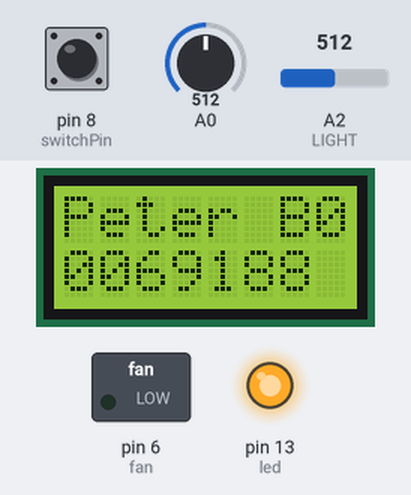
Recording of a sketch running on a simulated Arduino Uno, built with avr-gcc and run on an emulated ATmega328P. Parts: 8×2 character LCD, switched loads named in the sketch (green lamp = pin HIGH), output pins drawn as LEDs (lit = HIGH). The test bench sets the inputs (shaded band); at power-on: pin 8 (switchPin) HIGH, A2 (LIGHT) = 512, A0 = 512.

Above: at 1.2 s.
1.3 s: pin 8 (switchPin) pulled LOW for 0.15 s
At 2.2 s:
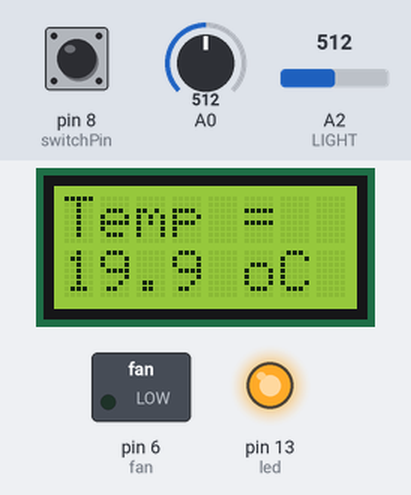
3.0 s: pin 8 (switchPin) pulled LOW for 1 s
At 3.9 s:
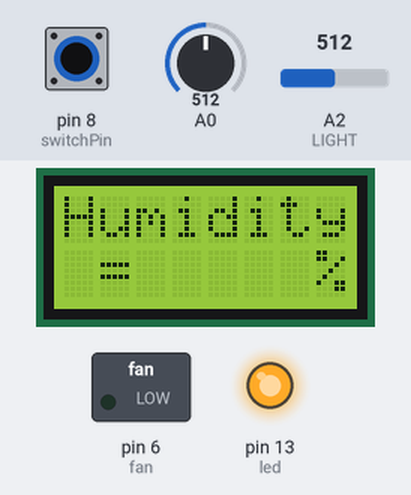
5.5 s: pin 8 (switchPin) pulled LOW for 0.15 s
At 6.4 s:
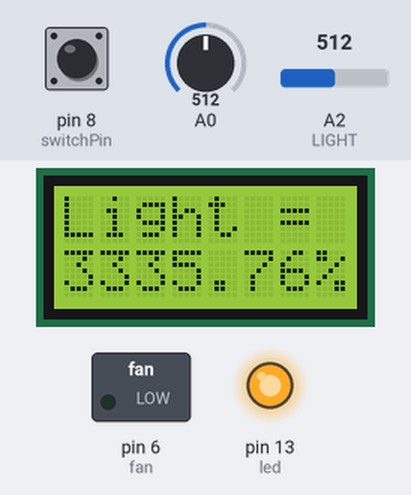
7.1 s: A2 (LIGHT) set to 716
At 8.1 s:
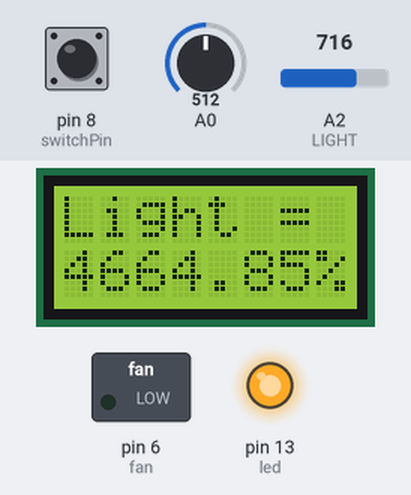
9.0 s: A2 (LIGHT) set to 900
At 9.8 s:
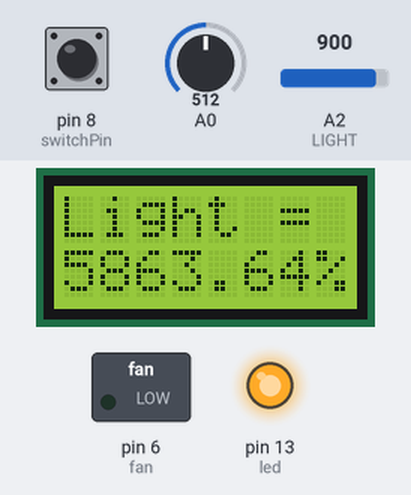
11.0 s: A2 (LIGHT) set to 1023
At 12.8 s:
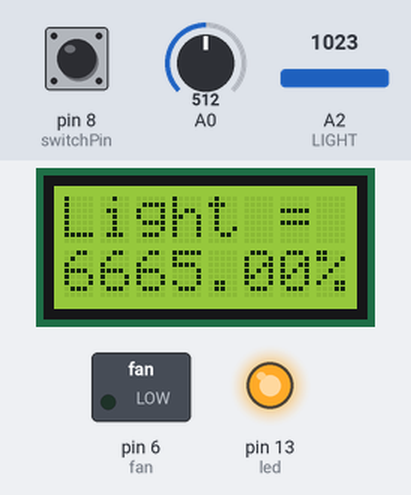
Timing chart, 0 to 14.0 s (numbered marks = the images above; inputs shaded):
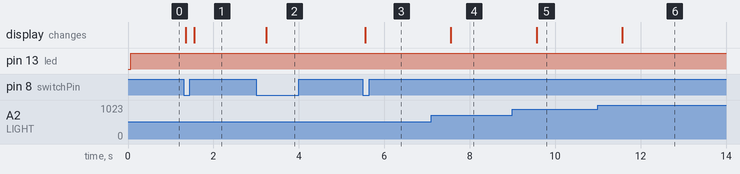

The sketch:

Switches_game.ino
```cpp
#include <LiquidCrystal.h>

const int switchPin = 8;
int fan = 6;
int sw_state = 0;
int presses = 0;
int val;
int oldval = 0;
LiquidCrystal lcd(12, 11, 5, 4, 3, 2);
int led = 13;
float tempcal;
float luxval;

void setup() {

  lcd.begin(8, 2);
  pinMode(switchPin,INPUT);
  pinMode(led,OUTPUT);
  pinMode(fan,OUTPUT);

}


void loop() {

  val = digitalRead(switchPin);
  if ((val == LOW) && (oldval == HIGH)){
  presses = presses +1;
  delay(50);
  }
  oldval = val;
  digitalWrite(led,HIGH);

 switch(presses){

 case 0:
   lcd.setCursor(0,0);
   lcd.print("Peter B0");
   lcd.setCursor(0,1);
   lcd.print("0069188 ");
   break;

 case 1:
   TEMP();

   lcd.setCursor(0,0);
   lcd.print("Temp =  ");
   lcd.setCursor(0, 1);
   delay(200);
   lcd.print(tempcal);
   lcd.setCursor(4,1);
   lcd.print(" oC ");
   break;

  case 2:

   lcd.setCursor(0,0);
   lcd.print("Humidity");
   lcd.setCursor(0,1);
   lcd.print(" =     %");
   break;

 case 3:
   LIGHT();
   lcd.setCursor(0,0);
   lcd.print("Light =  ");
   lcd.setCursor(0,1);
   lcd.print(luxval);
   delay(1000);
   break;

   default:

 presses = 0;

 }


}
void TEMP(void)
{
  float Rt = 1200;
  float ADC;
  float TB = 293.15; // TB = 25 degree celcius
  float BETA = 3950;
  float R = 5000;
  ADC = analogRead(A0);
  float temp, rtemp;
  float a,b;

  a = (R*ADC);
  b = (1023-ADC);
  Rt = a/b;

  temp = 1/((1/TB)+(1/BETA)*log(Rt/R));
  tempcal = temp-273.15;

  if(tempcal>=20)
  {
    digitalWrite(fan,HIGH); //fan on
  }
  else
  {
    digitalWrite(fan,LOW); //fan on
  }

}

void LIGHT(void)
{
float V;
float ADC2;
ADC2 = analogRead(A2);
V = ADC2*5.0/1023.0;
luxval = V*1333.0;
}
```

Measured:
- after the input at 1.3 s, the display: first changes after 0.05 s (image 1 shows a later state)
- after the input at 3.0 s, the display: changes after 0.23 s (image 2)
- after the input at 5.5 s, the display: changes after 0.06 s (image 3)
- after the input at 7.1 s, the display: changes after 0.46 s (image 4)
- after the input at 9.0 s, the display: changes after 0.57 s (image 5)
- after the input at 11.0 s, the display: changes after 0.57 s (image 6)
